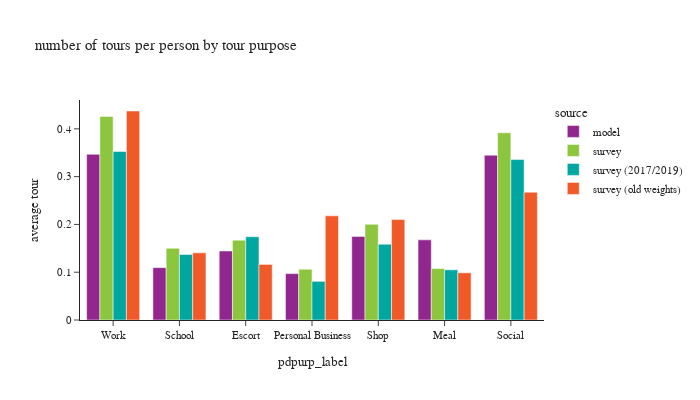

Notebook cell for this chart:
### Code cell
def plot_segment(df, tour_group_var,person_group_var,title_name):

    # df_plot
    fig = px.bar(df, x=tour_group_var[1], y="average tour", color="source",
                 barmode="group",title=title_name)
    fig.update_layout(height=400, width=700, font=dict(size=11),
                      yaxis=dict(tickformat=".2"))
    fig.show()

df_plot = df_tour.groupby(['source','pdpurp_label'])['toexpfac'].sum().reset_index(). \
    merge(df_person.groupby(['source'])['psexpfac'].sum().reset_index(), how='left', on=['source'])
df_plot['average tour'] = df_plot['toexpfac']/df_plot['psexpfac']
# df_plot
plot_segment(df_plot, tour_group_var=['source','pdpurp_label'],person_group_var=['source'],
             title_name="number of tours per person by tour purpose")

### Figure 1 — Plotly figure (JSON) as saved in the notebook; plotly's stock layout.template omitted (floating-point values rounded to 4 significant figures)
{"data": [{"alignmentgroup": "True", "hovertemplate": "source=model<br>pdpurp_label=%{x}<br>average tour=%{y}<extra></extra>", "legendgroup": "model", "marker": {"color": "#91268F", "pattern": {"shape": ""}}, "name": "model", "offsetgroup": "model", "orientation": "v", "showlegend": true, "textposition": "auto", "type": "bar", "x": ["Work", "School", "Escort", "Personal Business", "Shop", "Meal", "Social"], "xaxis": "x", "y": [0.3468, 0.1096, 0.1443, 0.0971, 0.175, 0.1677, 0.3448], "yaxis": "y"}, {"alignmentgroup": "True", "hovertemplate": "source=survey<br>pdpurp_label=%{x}<br>average tour=%{y}<extra></extra>", "legendgroup": "survey", "marker": {"color": "#8CC63E", "pattern": {"shape": ""}}, "name": "survey", "offsetgroup": "survey", "orientation": "v", "showlegend": true, "textposition": "auto", "type": "bar", "x": ["Work", "School", "Escort", "Personal Business", "Shop", "Meal", "Social"], "xaxis": "x", "y": [0.4261, 0.15, 0.1671, 0.1061, 0.2002, 0.1077, 0.3918], "yaxis": "y"}, {"alignmentgroup": "True", "hovertemplate": "source=survey (2017/2019)<br>pdpurp_label=%{x}<br>average tour=%{y}<extra></extra>", "legendgroup": "survey (2017/2019)", "marker": {"color": "#00A7A0", "pattern": {"shape": ""}}, "name": "survey (2017/2019)", "offsetgroup": "survey (2017/2019)", "orientation": "v", "showlegend": true, "textposition": "auto", "type": "bar", "x": ["Work", "School", "Escort", "Personal Business", "Shop", "Meal", "Social"], "xaxis": "x", "y": [0.3527, 0.1372, 0.1743, 0.0809, 0.1587, 0.1051, 0.3357], "yaxis": "y"}, {"alignmentgroup": "True", "hovertemplate": "source=survey (old weights)<br>pdpurp_label=%{x}<br>average tour=%{y}<extra></extra>", "legendgroup": "survey (old weights)", "marker": {"color": "#F05A28", "pattern": {"shape": ""}}, "name": "survey (old weights)", "offsetgroup": "survey (old weights)", "orientation": "v", "showlegend": true, "textposition": "auto", "type": "bar", "x": ["Work", "School", "Escort", "Personal Business", "Shop", "Meal", "Social"], "xaxis": "x", "y": [0.4373, 0.1405, 0.1163, 0.218, 0.2103, 0.0988, 0.2674], "yaxis": "y"}], "layout": {"barmode": "group", "font": {"size": 11}, "height": 400, "legend": {"title": {"text": "source"}, "tracegroupgap": 0}, "title": {"text": "number of tours per person by tour purpose"}, "width": 700, "xaxis": {"anchor": "y", "domain": [0.0, 1.0], "title": {"text": "pdpurp_label"}}, "yaxis": {"anchor": "x", "domain": [0.0, 1.0], "tickformat": ".2", "title": {"text": "average tour"}}}}
